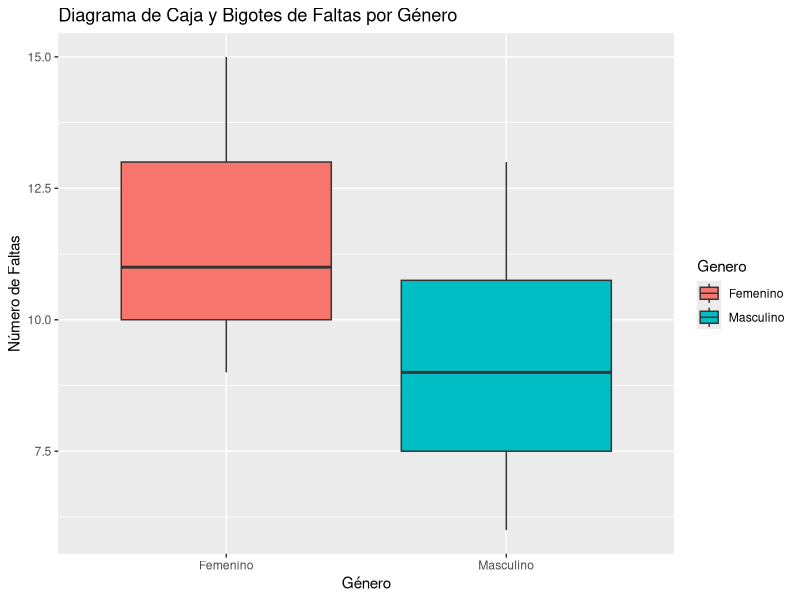

The R script that drew this image:
# MUESTRA NO PARAMÉTRICA INDEPENDIENTE
# PRUEBA DE Wilcoxon Mann Whitney (Ejemplo como si fuera no parmétrica)
# Usamos mediana

femenino <- c(9,11,15)
masculino <- c(6,8,10,13)
#Dataframe de los datos
datos <- data.frame(
  Faltas = c(femenino, masculino),
  Genero = rep(c("Femenino", "Masculino"), times = c(length(femenino), length(masculino)))
)

print(datos)

# Estadísticas descriptivas por género
library(dplyr)
resumen <- datos %>%
  group_by(Genero) %>%
  summarise(
    Media = mean(Faltas),
    Mediana = median(Faltas),
    Min = min(Faltas),
    Max = max(Faltas),
    Rango_Intercuartil = IQR(Faltas)
  )

print(resumen)

library(ggplot2)
ggplot(datos, aes(x = Genero, y = Faltas, fill = Genero)) +
  geom_boxplot() +
  labs(title = "Diagrama de Caja y Bigotes de Faltas por Género",
       x = "Género", y = "Número de Faltas")

# Prueba de Wilcoxon Mann-Whitney
wilcox.test(Faltas ~ Genero, data = datos, exact = FALSE)